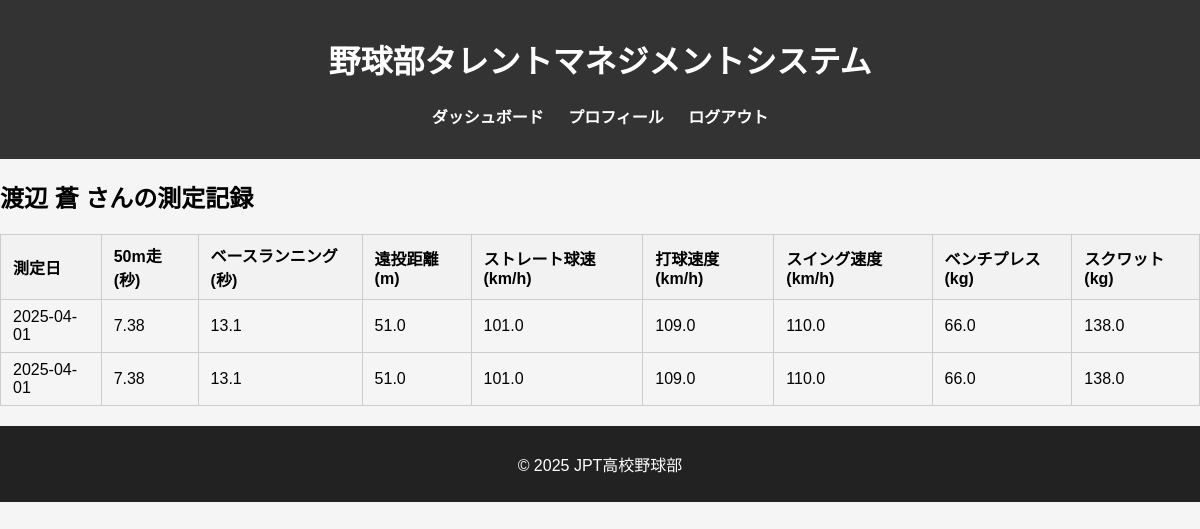
/my/records (signed in), run on the app's committed database.
### db_models.py (models this page shows, shortened)
class User(db.Model, UserMixin):
    __tablename__ = 'users'
    user_id = db.Column(db.Integer, primary_key=True)
    fs_uniquifier = db.Column(db.String(64), unique=True, nullable=False, default=lambda: str(uuid.uuid4()))  # 追加
    name = db.Column(db.String(100), nullable=False)
    password_hash = db.Column(db.String(200), nullable=False)
    grade = db.Column(db.Integer, nullable=True)
    is_active = db.Column(db.Boolean, default=True)
    created_at = db.Column(db.DateTime, default=lambda: datetime.now(tz=ZoneInfo('Asia/Tokyo')))
    updated_at = db.Column(db.DateTime, default=lambda: datetime.now(tz=ZoneInfo('Asia/Tokyo')), onupdate=lambda: datetime.now(tz=ZoneInfo('Asia/Tokyo')))
    roles = db.relationship('Role', secondary='user_roles', backref=db.backref('users', lazy='dynamic'))
    def get_id(self):
        return str(self.user_id)  # Flask-Login 用の get_id()

class MeasurementRecord(db.Model):
    __tablename__ = 'measurement_records'
    record_id = db.Column(db.Integer, primary_key=True)
    user_id = db.Column(db.Integer, db.ForeignKey('users.user_id'), nullable=False)  # 部員のユーザーID
    measurement_date = db.Column(db.Date, nullable=False)  # 測定日
    run_50m = db.Column(db.Float)  # 50m走
    base_running = db.Column(db.Float)  # ベースランニング
    long_throw = db.Column(db.Float)  # 遠投距離
    straight_speed = db.Column(db.Float)  # ストレート球速
    hit_speed = db.Column(db.Float)  # 打球速度
    swing_speed = db.Column(db.Float)  # スイング速度
    bench_press = db.Column(db.Float)  # ベンチプレス
    squat = db.Column(db.Float)  # スクワット
    status = db.Column(db.Enum('draft', 'pending_member', 'pending_coach', 'approved', name='status_enum'), nullable=False)  # 承認ステータス
    created_by = db.Column(db.Integer, db.ForeignKey('users.user_id'), nullable=False)  # 記録作成者のユーザーID
    created_at = db.Column(db.DateTime, default=lambda: datetime.now(tz=ZoneInfo('Asia/Tokyo')))
    updated_at = db.Column(db.DateTime, default=lambda: datetime.now(tz=ZoneInfo('Asia/Tokyo')), onupdate=lambda: datetime.now(tz=ZoneInfo('Asia/Tokyo')))
    user = db.relationship('User', foreign_keys=[user_id])  # 部員とのリレーション
    creator = db.relationship('User', foreign_keys=[created_by])  # 記録作成者とのリレーション

### blueprints/main.py (the view)
@main_bp.route('/my/records')
@login_required
@roles_required("member")
def my_records():
    user_id = current_user.get_id()
    records = MeasurementRecord.query.filter_by(user_id=user_id).all()
    user = User.query.get(user_id)
    return render_template('/my/records.html', user=user, records=records)

### app.py (called while the page is built)
@login_manager.user_loader
def load_user(user_id):
    return User.query.get(int(user_id))

### templates/my/records.html (shortened to what this page needs)
{% extends "base.html" %}
{% block content %}
<h2>{{ user.name }} さんの測定記録</h2>
<table class="member-table">
    <thead>
        <tr>
            <th>測定日</th>
            <th>50m走 (秒)</th>
            <th>ベースランニング (秒)</th>
            <th>遠投距離 (m)</th>
            <th>ストレート球速 (km/h)</th>
            <th>打球速度 (km/h)</th>
            <th>スイング速度 (km/h)</th>
            <th>ベンチプレス (kg)</th>
            <th>スクワット (kg)</th>
        </tr>
    </thead>
    <tbody>
        {% for record in records %}
        <tr>
            <td>{{ record.measurement_date }}</td>
            <td>{{ record.run_50m }}</td>
            <td>{{ record.base_running }}</td>
            <td>{{ record.long_throw }}</td>
            <td>{{ record.straight_speed }}</td>
            <td>{{ record.hit_speed }}</td>
            <td>{{ record.swing_speed }}</td>
            <td>{{ record.bench_press }}</td>
            <td>{{ record.squat }}</td>
        </tr>
        {% endfor %}
    </tbody>
</table>
{% endblock %}

### templates/base.html (shortened to what this page needs)
<!DOCTYPE html>
<html lang="ja">
<head>
    <link rel="stylesheet" href="{{ url_for('static', filename='styles.css') }}">
</head>
<body>
    <header>
        <h1>野球部タレントマネジメントシステム</h1>
        <nav>
            <ul>
                <li><a href="{{ url_for('main.dashboard') }}">ダッシュボード</a></li>
                <li><a href="{{ url_for('main.profile') }}">プロフィール</a></li>
                <li><a href="{{ url_for('auth.logout') }}">ログアウト</a></li>
            </ul>
        </nav>
    </header>
    <main>
        {% block content %}{% endblock %}
    </main>
    <footer>
        <p>&copy; 2025 JPT高校野球部</p>
    </footer>
</body>
</html>

### static/styles.css (style rules this page uses)
body { font-family: Arial, sans-serif; margin: 0; padding: 0; background-color: #f5f5f5; }
header { background-color: #333; color: white; padding: 15px; text-align: center; }
nav ul { list-style: none; padding: 0; }
nav ul li { display: inline; margin: 10px; }
nav ul li a { color: white; text-decoration: none; font-weight: bold; }
footer { text-align: center; padding: 10px; background-color: #222; color: white; }
table.member-table { border-collapse: collapse; width: 100%; margin: 20px 0; }
table.member-table th, table.member-table td { border: 1px solid #ccc; padding: 8px 12px; text-align: left; }
table.member-table th { background-color: #f2f2f2; }

### data on the page
User: name "渡辺 蒼"
MeasurementRecord: measurement_date "2025-04-01", run_50m "7.38", base_running "13.1", long_throw "51.0", straight_speed "101.0", hit_speed "109.0", swing_speed "110.0", bench_press "66.0", squat "138.0"
MeasurementRecord: measurement_date "2025-04-01", run_50m "7.38", base_running "13.1", long_throw "51.0", straight_speed "101.0", hit_speed "109.0", swing_speed "110.0", bench_press "66.0", squat "138.0"
